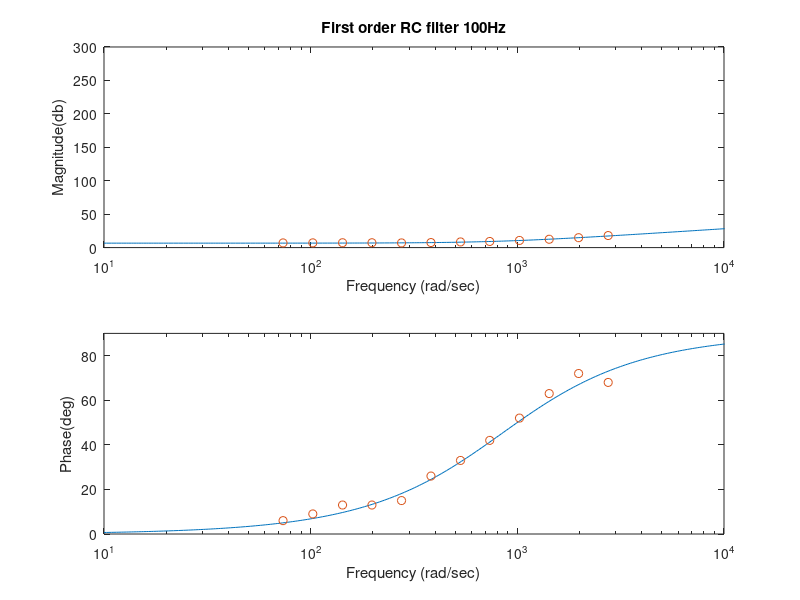
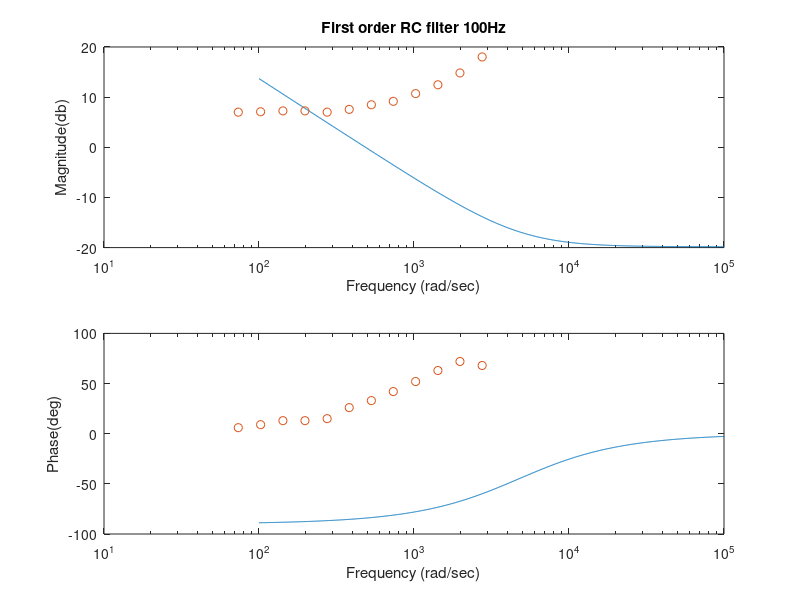

Write MATLAB code to recreate these figures, in order.
% This script plots and compare the PI and PD circuit measured data and
% theoretical data
clc
clear
close all
%% Set up the theoretical system transfer function for PD circuit
R1 = 5.546e3;
R2 = 11.902e3;
R3 = 14.808e3;
R4 = 14.840e3;
C = 0.215e-6;
num = [1e-12 R4*R2*C/R3 R4*R2/(R3*R1)];
den = [1e-12 1];
sys = tf(num, den)

%%
% Input the experimental data
%read data from .dat file
data = load('PD_data.dat');
f_data = data(:, 1);
mag_data = data(:, 2);
phase_data = data(:, 3);
%convert frequency to angular frequency
w_data = f_data*2*pi;
%offset the phase data
phase_data = -phase_data;

%Use the Bode command to calculate the theoretical magnitude, phase of the system
[mag,phase,w]=bode(sys);
% bode(sys)

% The magnitude and phase are 3 dimensional arrays from the Bode command
% and must be converted to 1 dimensional arrays using the squeeze command
magp = squeeze(mag);
phasep = squeeze(phase);
% Manually plot the theoretical and experimental data on the bode plot
figure
subplot(2,1,1)
semilogx(w,20*log10(magp),w_data,20*log10(mag_data),'o')
xlabel('Frequency (rad/sec)')
ylabel('Magnitude(db)')
xlim([10 10^4])
title('First order RC filter 100Hz')
subplot(2,1,2)
semilogx(w,phasep,w_data,phase_data,'o')
xlabel('Frequency (rad/sec)')
ylabel('Phase(deg)')
xlim([10 10^4])
ylim([-0 90])

%% Set up the theoretical system transfer function for PI circuit
R1 = 9.832e3;
R2 = 0.9940e3;
R3 = 11.850e3;
R4 = 11.950e3;
C = 0.212e-6;
num = [R4*R2^2*C R4*R2];
den = [R3*R1*R2*C 0];
sys = tf(num, den)

%% experimental data
%read data from .dat file
data = load('PD_data.dat');
f_data = data(:, 1);
mag_data = data(:, 2);
phase_data = data(:, 3);
%convert frequency to angular frequency
w_data = f_data*2*pi;
%offset the phase data
phase_data = -phase_data;

%Use the Bode command to calculate the theoretical magnitude, phase of the system
[mag,phase,w]=bode(sys);
% bode(sys)

% The magnitude and phase are 3 dimensional arrays from the Bode command
% and must be converted to 1 dimensional arrays using the squeeze command
magp = squeeze(mag);
phasep = squeeze(phase);
% Manually plot the theoretical and experimental data on the bode plot
figure
subplot(2,1,1)
semilogx(w,20*log10(magp),w_data,20*log10(mag_data),'o')
xlabel('Frequency (rad/sec)')
ylabel('Magnitude(db)')
% xlim([10 10^4])
title('First order RC filter 100Hz')
subplot(2,1,2)
semilogx(w,phasep,w_data,phase_data,'o')
xlabel('Frequency (rad/sec)')
ylabel('Phase(deg)')
% xlim([10 10^4])
% ylim([-0 90])